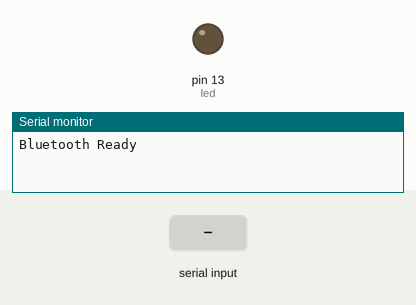
Recording of a sketch running on a simulated Arduino Uno, built with avr-gcc and run on an emulated ATmega328P. Shown: output pins drawn as LEDs (lit = HIGH), the last lines printed to the serial monitor. The inputs (shaded band) are chosen by the test bench.

Above: at 1.2 s.
1.3 s: "O" received over the second serial link
At 1.7 s:
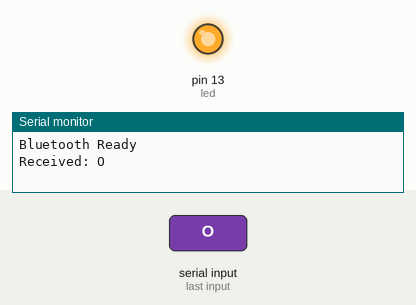
2.8 s: "F" received over the second serial link
At 4.1 s:
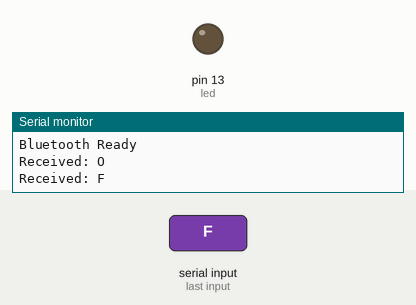
Timing chart, 0 to 5.8 s (numbered marks = the images above; inputs shaded):
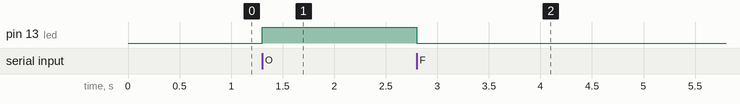

The sketch:

BluetoothModule2.ino.ino
```cpp
#include <SoftwareSerial.h>

SoftwareSerial BT(10, 11); // RX, TX

int led = 13;

void setup() {
  Serial.begin(9600);   // Serial Monitor
  BT.begin(9600);       // HC-05
  pinMode(led, OUTPUT);

  Serial.println("Bluetooth Ready");
}

void loop() {
  if (BT.available()) {
    char c = BT.read();

    Serial.print("Received: ");
    Serial.println(c);

    if (c == 'O') {
      digitalWrite(led, HIGH);
    }

    if (c == 'F') {
      digitalWrite(led, LOW);
    }
  }
}
```

Measured:
- after the input at 1.3 s, pin 13 (led): LOW → HIGH at once
- after the input at 2.8 s, pin 13 (led): HIGH → LOW at once
